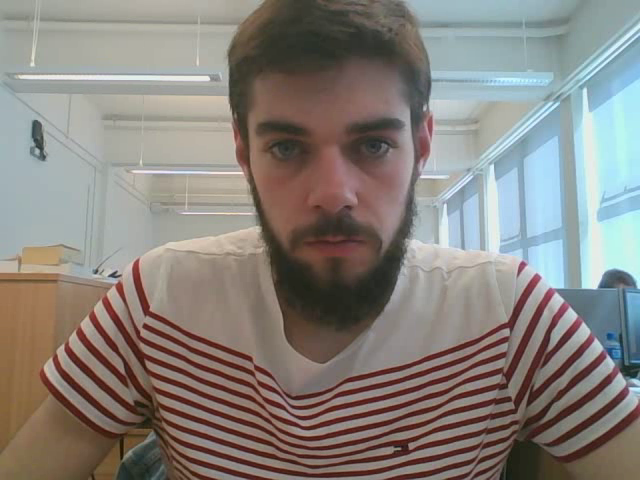
#> input picture frame 3 of Facial_Expression_recog/data/output.avi, 640 x 480 px
$ python features_extract.py   (Python 2 division)   (older library calls are emulated)
#> lines starting #> are read from the running program, lines starting #| are printed output that depends on the picture
#> in get_dim, frame is the input picture: shape (480, 640, 3); mean B, G, R 124.9, 130.2, 135.5
### Facial_Expression_recog/src/mouthdetection.py
def findmouth(img, model_face, model_mouth):

  # INITIALIZE: loading the classifiers

  # running the classifiers
  detectedFace = model_face.detectMultiScale(img, minSize = (100, 100))
#> detectedFace = [[221, 66, 217, 217]]
  detectedMouth = model_mouth.detectMultiScale(img, minSize = (30, 30))
#> detectedMouth = [[432, 114, 56, 33], [330, 132, 73, 44], [261, 133, 74, 44], [157, 192, 64, 38], [301, 227, 70, 42], [529, 432, 71, 43], [481, 6, 96, 58]]

  # FACE: find the largest detected face as detected face
  maxFaceSize = 0
  maxFace = ()
  if detectedFace.any():
   for face in detectedFace: # face: [0]: x; [1]: y; [2]: width; [3]: height
    if face[3]*face[2] > maxFaceSize:
      maxFaceSize = face[3]*face[2]
      maxFace = face
#> this loop made 1 pass
#> (maxFaceSize, maxFace) on pass 1: (47089, [221, 66, 217, 217])
#> after the loop, maxFaceSize = 47089

  def mouth_in_lower_face(mouth,face):
    # if the mouth is in the lower 2/5 of the face
    # and the lower edge of mouth is above that of the face
    # and the horizontal center of the mouth is the center of the face
    if (mouth[1] > face[1] + face[3] * 3 / float(5)
      and mouth[1] + mouth[3] < face[1] + face[3]
      and abs((mouth[0] + mouth[2] / float(2))
        - (face[0] + face[2] / float(2))) < face[2] / float(10)):
      return True
    else:
      return False

  # FILTER MOUTH
  filteredMouth = []
  if detectedMouth.any():
   for mouth in detectedMouth:
    if mouth_in_lower_face(mouth,maxFace):
      filteredMouth.append(mouth)
#> this loop made 7 passes
#> after the loop, filteredMouth = [[301, 227, 70, 42]]

  maxMouthSize = 0
  maxMouth = ()
  for mouth in filteredMouth:
    if mouth[3]* mouth[2] > maxMouthSize:
      maxMouthSize = mouth[3]* mouth[2]
      maxMouth = mouth
#> this loop made 1 pass
#> (maxMouthSize, maxMouth) on pass 1: (2940, [301, 227, 70, 42])
#> after the loop, maxMouthSize = 2940


  return maxFace, maxMouth

### Facial_Expression_recog/src/smile_detection.py
import csv
import numpy as np
import time
from PIL import Image
import cv2
import mouthdetection as m
import logistic

WIDTH, HEIGHT = 28, 10 # all mouth images will be resized to the same size
dim = WIDTH * HEIGHT # dimension of feature vector
haarFace = cv2.CascadeClassifier('../data/haarcascade_frontalface_default.xml')
haarMouth = cv2.CascadeClassifier('../data/haarcascade_mouth.xml')

"""
pop up an image showing the mouth with a blue rectangle
"""
# [7 lines left out: function show, not called in this run]

"""
given an area to be cropped, crop() returns a cropped image
"""
def crop(area, img):
    crop = img[area[1]:area[1] + area[3]+30, area[0]:area[0]+area[2]] #img[y: y + h, x: x + w]
    return crop

"""
given a ndarray image, vectorize the grayscale pixels to
a (width * height, 1) np array
it is used to preprocess the data and transform it to feature space
"""
# [7 lines left out: function vectorize_ndarray, not called in this run]

"""
given a jpg image, vectorize the grayscale pixels to
a (width * height, 1) np array
it is used to preprocess the data and transform it to feature space
"""
# [8 lines left out: function vectorize_jpeg, not called in this run]

# [98 lines that do not run on import are left out]

### Facial_Expression_recog/src/features_extract.py
import numpy as np
import cv2
import smile_detection
import gauss_kernel
from scipy import ndimage
import time
import shelve
import mouthdetection

haar_face = cv2.CascadeClassifier('../data/haarcascade_frontalface_default.xml')
haar_mouth = cv2.CascadeClassifier('../data/haarcascade_mouth.xml')


# video encoded in XVID
# TODO : try with other encoding
video_jordan = '../data/output.avi'


def get_dim(video, mouth = False):
    """
    return the 3 dimensions of a video : pixels in width and height and number of frames (time)
    :param video: path to a video on disk -> .avi container and Xvid enconding
    :return: a tuple with the 3 dimensions
    """
    # noinspection PyArgumentList
    cap = cv2.VideoCapture(video)
    t = 0
    ret, frame = cap.read()

    if frame is not None:
        t += 1
        if mouth == False:
            detected_object = mouthdetection.findmouth(frame, haar_face, haar_mouth)[0]
#> detected_object = [221, 66, 217, 217]
        else:
            detected_object = mouthdetection.findmouth(frame, haar_face, haar_mouth)[1]


    # noinspection PyUnboundLocalVariable
    frame = smile_detection.crop(detected_object, frame)
#> in crop, `crop = img[area[1]:area[1] + area[3]+30, area[0]:area[0]+area[2]]`:
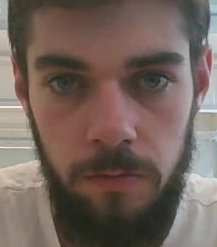
#> crop: shape (247, 217, 3); mean B, G, R 91.2, 98.9, 115.8
    y = frame.shape[0]
#> y = 247
    x = frame.shape[1]
#> x = 217
    gray = cv2.cvtColor(frame, cv2.COLOR_BGR2GRAY)
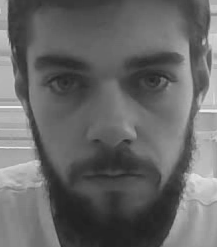
#> gray: shape (247, 217); min 33, max 240, mean 103
    cv2.imshow('frame', gray)

    while cap.isOpened():
        ret, frame = cap.read()

        if frame is not None:

            t += 1
            frame = smile_detection.crop(detected_object, frame)
            gray = cv2.cvtColor(frame, cv2.COLOR_BGR2GRAY)
            cv2.imshow('frame', gray)

            if cv2.waitKey(25) & 0xFF == ord('q'):
#> (key q is pressed here)
                break
        else:
            break

    cap.release()
    cv2.destroyAllWindows()
    return t, y, x


def get_ndarray(video, mouth = False):
    """
    Tranform a sequence of frame into a nd array of the dimensions given by get_dim
    :param video: path to a video on disk -> .avi container and Xvid enconding
    :return: a ndarray
    """
    data = np.ndarray(shape=get_dim(video))
    # noinspection PyArgumentList
    cap = cv2.VideoCapture(video)
    ret, frame = cap.read()

    if frame is not None:
        t = 0


        if mouth == False:
            detected_object = mouthdetection.findmouth(frame,haar_face, haar_mouth)[0]
#> the loop in findmouth (call 2), `for face in detectedFace:` made 1 pass
#> the loop in findmouth (call 2), `for mouth in detectedMouth:` made 7 passes
#> the loop in findmouth (call 2), `for mouth in filteredMouth:` made 1 pass
#> detected_object = [221, 66, 217, 217]
        else :
            detected_object = mouthdetection.findmouth(frame,haar_face, haar_mouth)[1]


    # noinspection PyUnboundLocalVariable
    frame = smile_detection.crop(detected_object, frame)
    gray = cv2.cvtColor(frame, cv2.COLOR_BGR2GRAY)
    cv2.normalize(gray, gray, 0, 255, norm_type=cv2.NORM_MINMAX)
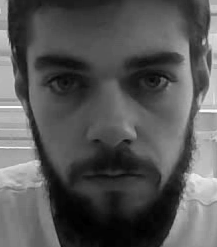
#> gray: shape (247, 217); min 0, max 255, mean 86.3
    # noinspection PyUnboundLocalVariable
    data[t] = gray

    while cap.isOpened():
        ret, frame = cap.read()

        if frame is not None:
            t += 1
            frame = smile_detection.crop(detected_object, frame)
            gray = cv2.cvtColor(frame, cv2.COLOR_BGR2GRAY)
            cv2.normalize(gray, gray, 0, 255, norm_type=cv2.NORM_MINMAX)
#> (the run stopped early here; a loop or call above may not have finished)

$ run again, starting later in the video
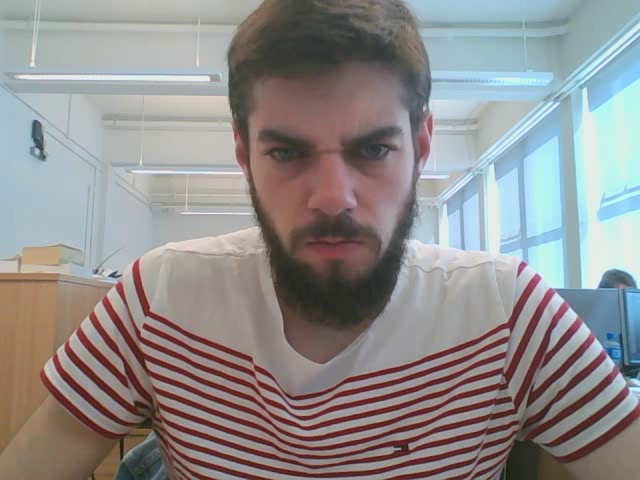
#> input picture frame 13 of Facial_Expression_recog/data/output.avi, 640 x 480 px
#> in get_dim, frame is the input picture: shape (480, 640, 3); mean B, G, R 141.1, 141.2, 144.2
#> detectedFace = [[225, 75, 211, 211]]
#> detectedMouth = [[430, 113, 56, 33], [333, 138, 71, 43], [262, 141, 60, 36], [299, 226, 73, 44], [483, 7, 91, 55], [98, 104, 86, 52], [258, 134, 90, 54]]
#> the loop in findmouth, `for face in detectedFace:` made 1 pass
#> (maxFaceSize, maxFace) on pass 1: (44521, [225, 75, 211, 211])
#> after the loop in findmouth, `for face in detectedFace:`: maxFaceSize = 44521
#> the loop in findmouth, `for mouth in detectedMouth:` made 7 passes
#> after the loop in findmouth, `for mouth in detectedMouth:`: filteredMouth = [[299, 226, 73, 44]]
#> the loop in findmouth, `for mouth in filteredMouth:` made 1 pass
#> (maxMouthSize, maxMouth) on pass 1: (3212, [299, 226, 73, 44])
#> after the loop in findmouth, `for mouth in filteredMouth:`: maxMouthSize = 3212
#> in get_dim, `detected_object = mouthdetection.findmouth(frame, haar_face, haar_mout..`: detected_object = [225, 75, 211, 211]
#> in get_dim, `gray = cv2.cvtColor(frame, cv2.COLOR_BGR2GRAY)`:
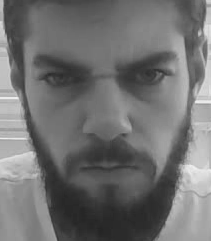
#> gray: shape (241, 211); min 36, max 239, mean 112.4
#> the loop in findmouth (call 2), `for face in detectedFace:` made 1 pass
#> the loop in findmouth (call 2), `for mouth in detectedMouth:` made 7 passes
#> the loop in findmouth (call 2), `for mouth in filteredMouth:` made 1 pass
#> in get_ndarray, `cv2.normalize(gray, gray, 0, 255, norm_type=cv2.NORM_MINMAX)`:
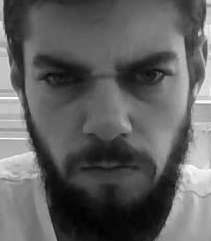
#> gray: shape (241, 211); min 0, max 255, mean 96

$ run again, starting later in the video
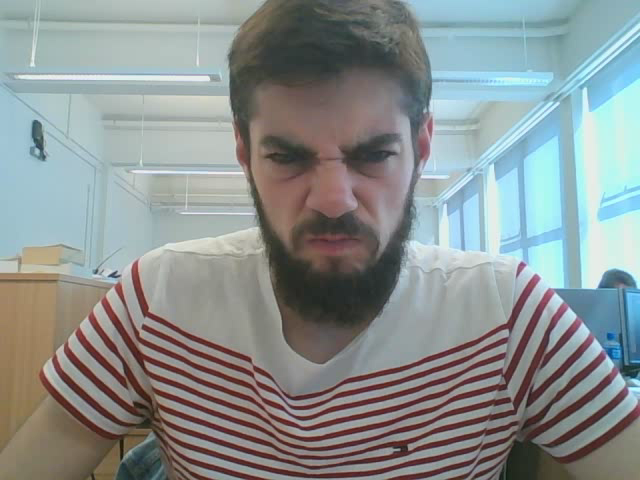
#> input picture frame 24 of Facial_Expression_recog/data/output.avi, 640 x 480 px
#> in get_dim, frame is the input picture: shape (480, 640, 3); mean B, G, R 144.6, 145.1, 138.2
#> detectedFace = [[227, 81, 207, 207]]
#> detectedMouth = [[430, 114, 56, 33], [256, 146, 63, 38], [297, 218, 72, 43], [334, 143, 70, 42], [480, 6, 94, 57]]
#> the loop in findmouth, `for face in detectedFace:` made 1 pass
#> (maxFaceSize, maxFace) on pass 1: (42849, [227, 81, 207, 207])
#> after the loop in findmouth, `for face in detectedFace:`: maxFaceSize = 42849
#> the loop in findmouth, `for mouth in detectedMouth:` made 5 passes
#> after the loop in findmouth, `for mouth in detectedMouth:`: filteredMouth = [[297, 218, 72, 43]]
#> the loop in findmouth, `for mouth in filteredMouth:` made 1 pass
#> (maxMouthSize, maxMouth) on pass 1: (3096, [297, 218, 72, 43])
#> after the loop in findmouth, `for mouth in filteredMouth:`: maxMouthSize = 3096
#> in get_dim, `detected_object = mouthdetection.findmouth(frame, haar_face, haar_mout..`: detected_object = [227, 81, 207, 207]
#> in get_dim, `gray = cv2.cvtColor(frame, cv2.COLOR_BGR2GRAY)`:
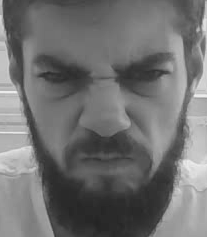
#> gray: shape (237, 207); min 36, max 238, mean 112
#> the loop in findmouth (call 2), `for face in detectedFace:` made 1 pass
#> the loop in findmouth (call 2), `for mouth in detectedMouth:` made 5 passes
#> the loop in findmouth (call 2), `for mouth in filteredMouth:` made 1 pass
#> in get_ndarray, `cv2.normalize(gray, gray, 0, 255, norm_type=cv2.NORM_MINMAX)`:
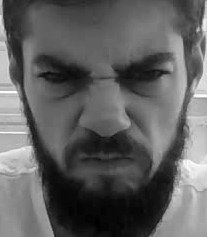
#> gray: shape (237, 207); min 0, max 255, mean 96
